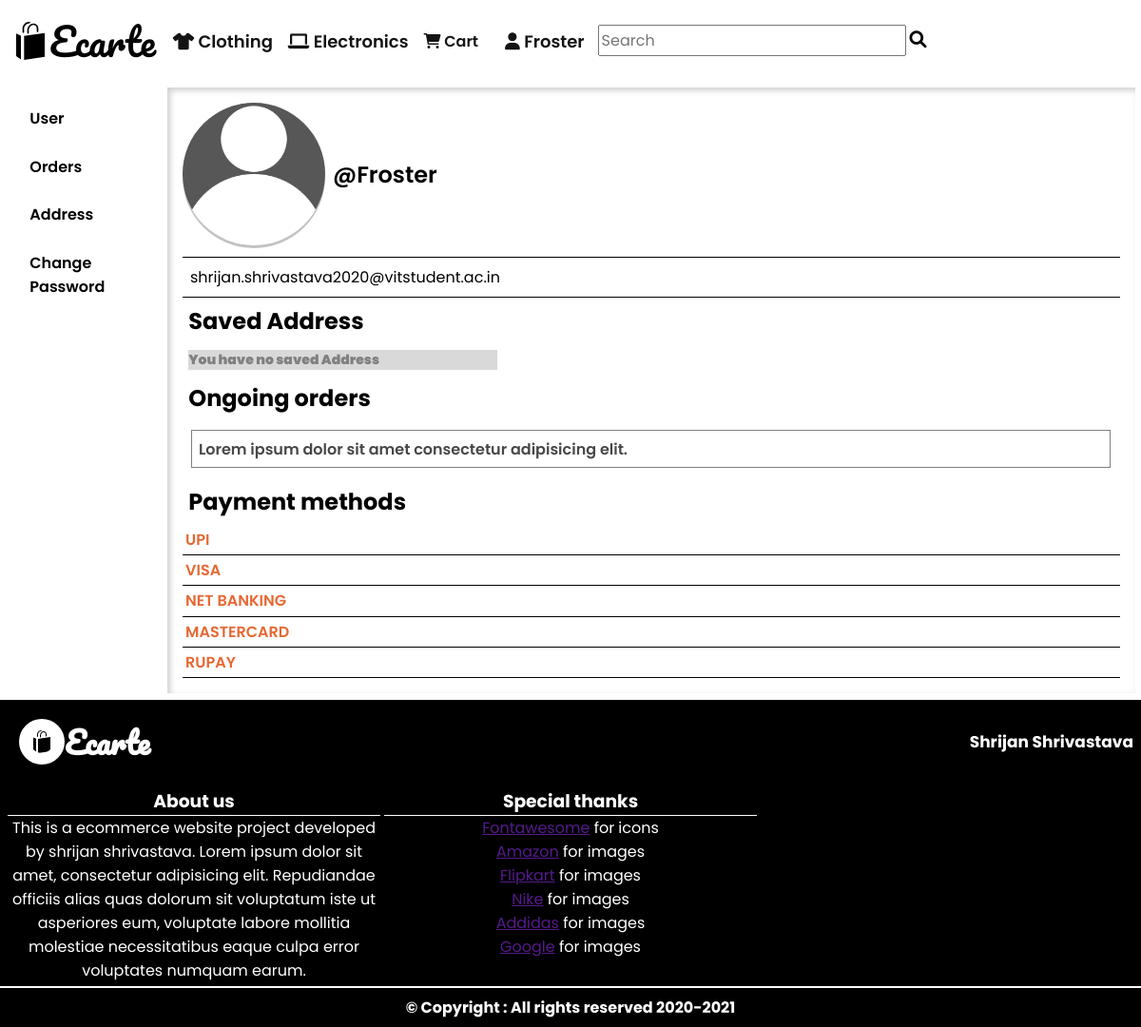
The page /account/ (signed in) on the database as committed earlier.
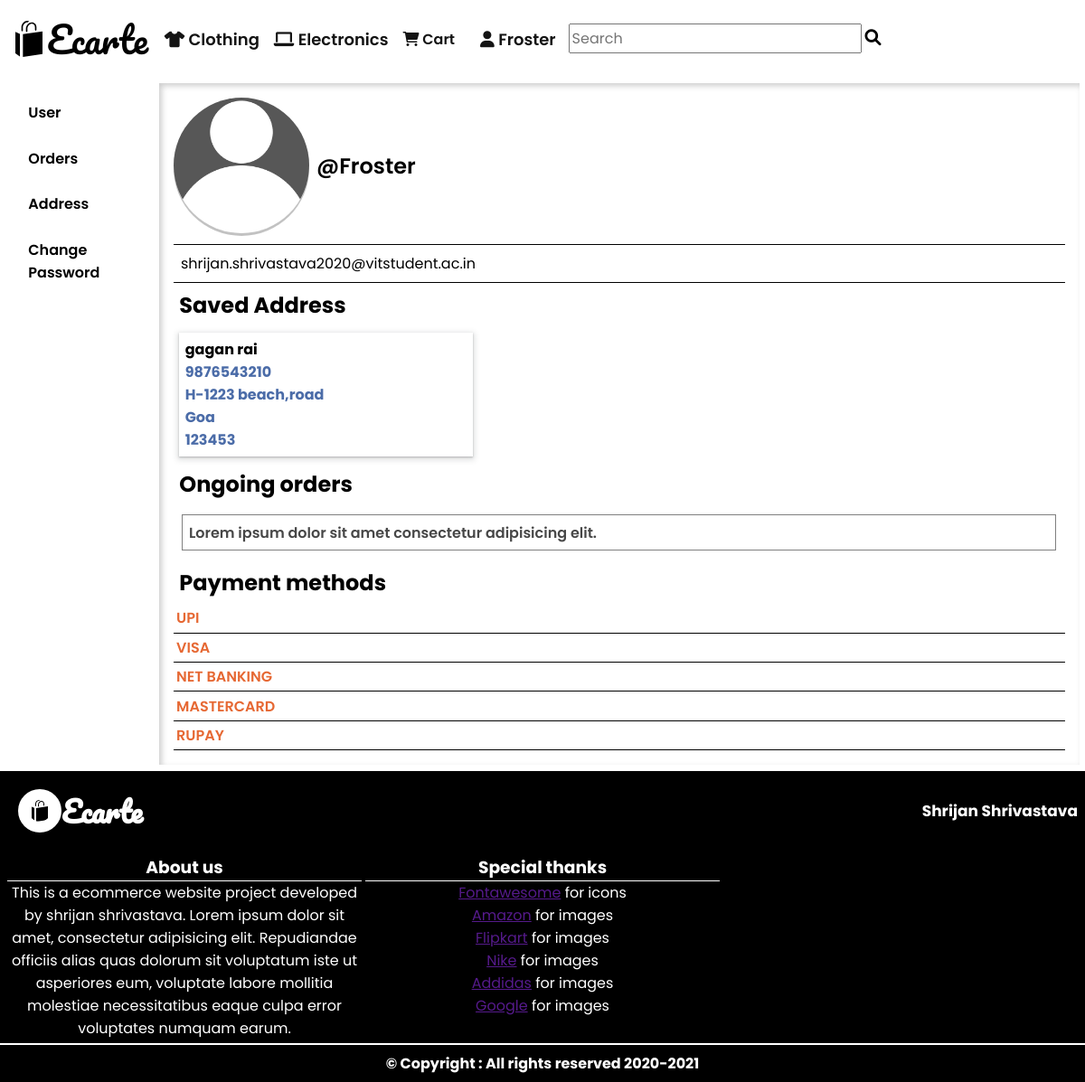
The same page on the database as committed later.
### App/models.py (models this page shows)
class Customer(models.Model):
    user = models.ForeignKey(User,on_delete=models.CASCADE)
    Fname = models.CharField(max_length=20)
    Lname = models.CharField(max_length=20)
    PhoneNo = models.PositiveIntegerField()
    Address = models.CharField(max_length=50)
    State = models.CharField(choices=States_choice, max_length=255)
    Pincode = models.CharField(max_length=10)

### App/views.py (the view)
# urls.py: path("account/", views.userArea, name="Account"),
def userArea(request):
    if request.user.is_authenticated:
        customer_ = Customer.objects.filter(user = request.user.id)
        return render(request,'app/Account.html',{"customer":customer_})
    else:
        return HttpResponse('<h1>NOT Authorized</h1>')

### templates/app/Account.html
{% extends 'app/Accountbase.html' %}
{% load static %}
{% block Userframe %}
<div class="user-profile-main">
<div id = "profile-display">
<p class = "profile-img-holder">
<img src="{% static 'icons/userprofile.png' %}" alt="">
</p>
<p class="username-holder">
@{{user.username}}
</p>
</div>
<div id = "user-email-div">
{{user.email}}
</div>
<h2 class="s-adr-head">
Saved Address
</h2>
<div class = "Current-addresses">
{% if customer %}
{% for cust in customer %}
<a href="" class = "addresses-link">
<span class="block-address">
<b class = 'name' style = "color:black;">
{{cust.Fname}}&nbsp;{{cust.Lname}}
</b>
</span>
<span class="block-address">
{{cust.PhoneNo}}
</span>
<span class="block-address">
{{cust.Address}}
</span>
<span class="block-address">
{{cust.State}}
</span>
<span class="block-address">
{{cust.Pincode}}
</span>
</a>
{% endfor %}
{% else %}
<h3 class = "notice-display">
You have no saved Address
</h3>
{% endif %}
</div>
<h2 class="s-adr-head">
Ongoing orders
</h2>
<div class = "flex-order-list">
<div class = "ordered-column">
    <span>
        Lorem ipsum dolor sit amet consectetur adipisicing elit.
    </span>
</div>
</div>
<h2 class="s-adr-head">
Payment methods
</h2>
<div class="payment-methods">
<ul class = "payment-grps-list">
<li class = "payment-grps">
UPI
</li>
<li class = "payment-grps">
VISA
</li>
<li class = "payment-grps">
NET BANKING
</li>
<li class = "payment-grps">
MASTERCARD
</li>
<li class = "payment-grps">
RUPAY
</li>
</ul>
</div>
</div>
{% endblock Userframe %}

### templates/app/Accountbase.html (shortened to what this page needs)
{% extends 'app/base.html' %}
{% load static %}
{% block Content %}
<div class="user-main">
    <div class="user-navigation">
        <ul class="user-links-list">
            <li class="active">
                <a href="/account/" class="user-nav-links">User</a>
            </li>
            <li>
                <a href="/account/orders" class="user-nav-links">Orders</a>
            </li>
            <li>
                <a href="/customerAddress/" class="user-nav-links">Address</a>
            </li>
            <li>
                <a href="/account/changepassword" class="user-nav-links">Change Password</a>
            </li>
        </ul>
    </div>
    <div class="user-frame">
        {% block Userframe %}
        {% endblock Userframe %}
    </div>
</div>
{% endblock Content %}

### templates/app/base.html (shortened to what this page needs)
<!DOCTYPE html>
<html lang="en">
<head>
    {% load static %}
    <link rel="stylesheet" href="{% static 'CSS/base.css' %}">
    <link rel="stylesheet" href="https://cdnjs.cloudflare.com/ajax/libs/font-awesome/6.0.0-beta2/css/all.min.css">
</head>
<body>
    <header id="page-header">
        <nav id="block-navigation" class="navbar">
            <div id="navlogo" class="nav-section">
                <img src="{% static 'icons/logo.svg'%}" alt="">
                <span id="logoname"><a href="/">Ecarte</a></span>
            </div>
            <div id="navbar-link" class="nav-section">
                <ul id="nav-link-list">
                    <li class="navlinks"><span href="" class="nav-hover-links"><i class="fas fa-tshirt"></i> Clothing
                        </span></li>
                    <li class="navlinks"><span class="nav-hover-links"><i class="fas fa-laptop"></i> Electronics
                        </span></li>
                    <li class="navlinks"><a href="/cart" class="nav-hover-links" id="cart-link"><i
                                class="fas fa-shopping-cart"></i> Cart</a></li>
                    <li class="navlinks">
                    {% if request.user.is_authenticated %}
                    <li class="navlinks"><span class="nav-hover-links"><i class="fas fa-user"></i> {{user.username}}
                    {% else %}
                    <a href="/account/login" class="nav-hover-links" id="account-link"><i class="fas fa-user"></i>Log In</a></li>
                    {% endif %}
                    <li class="navlinks">
                        <form action="" id="searchform"><input type="text" name="" id="searchbar"
                                placeholder="Search"><button type="submit" id="search-btn"><i
                                    class="fas fa-search w-low"></i></button></form>
                    </li>
                </ul>
            </div>
        </nav>
    </header>
{% block Content %}
{% endblock Content %}
<footer id = "page-footer">
<h1 class = "footer-head">
<span class = "footer-logo"><img src="{% static 'icons/logo.svg'%}" alt="">Ecarte</span>
<span style = "font-size: 17px; color: white;">Shrijan Shrivastava</span>
</h1>
<div class = 'footer-holder'>
<div class="footer-subdiv">
<h3>
About us
</h3>
<div>
This is a ecommerce website project developed by shrijan shrivastava.
Lorem ipsum dolor sit amet, consectetur adipisicing elit. Repudiandae officiis alias quas dolorum sit voluptatum iste ut asperiores eum, voluptate labore mollitia molestiae necessitatibus eaque culpa error voluptates numquam earum.
</div>
</div>
<div class="footer-subdiv">
<h3>
Special thanks
</h3>
<div>
<ul>
<li><a href="">Fontawesome</a> for icons</li>
<li><a href="">Amazon</a> for images</li>
<li><a href="">Flipkart</a> for images</li>
<li><a href="">Nike</a> for images</li>
<li><a href="">Addidas</a> for images</li>
<li><a href="">Google</a> for images</li>
 </ul>
</div>
</div>
<div class="footer-subdiv">
</div>
</div>
<h4 class= "footer-copyright">
&copy; Copyright : All rights reserved 2020-2021
</h4>
</footer>
</body>
</html>

### static/CSS/base.css (style rules this page uses)
html { max-width: 1800px; margin: auto; }
* { margin: 0%; padding: 0%; font-family: "Poppins", sans-serif; }
#page-header { padding: 4px 8px; }
#block-navigation { display: flex; flex-direction: row; padding: 4px; }
#navlogo { display: flex; flex-direction: row; justify-content: center; align-items: center; font-size: 40px; font-family: "Pacifico", cursive; }
#navlogo span { font-family: "Pacifico", cursive; }
#navlogo span a { text-decoration: none; color: black; font-family: "Pacifico", cursive; }
#navbar-link { width: 100%; display: flex; align-items: center; padding: 2px 8px; margin: 0 0 0 8px; }
#navlogo img { width: 40px; }
#nav-link-list { display: flex; list-style: none; flex-direction: row; align-items: stretch; }
.navlinks { padding-right: 12px; display: flex; }
.navlinks .nav-hover-links { display: block; margin: auto; padding: 4px 2px; text-decoration: none; font-weight: 600; font-size: 18px; position: relative; color: rgb(20, 20, 20); text-align: center; position: relative; cursor: pointer; }
.nav-hover-links::before { content: ""; display: block; position: absolute; width: 100%; bottom: 0%; }
#cart-link { font-size: 16px; }
#search-btn { background: rgb(0, 0, 0, 0); border: none; outline: none; padding: 4px; }
input#searchbar { padding: 2px; font-size: 16px; }
.w-low { font-size: 18px; font-weight: 400; }
footer#page-footer { text-align: center; text-decoration: none; background: black; color: white; text-align: center; }
.footer-head .footer-logo { display: flex; flex-direction: row; align-items: center; justify-content: center; font-family: 'pacifico',cursive; padding: 12px; }
.footer-logo img { padding: 12px; background-color: white; border-radius: 100%; }
.footer-head { display: flex; justify-content: space-between; align-items: center; flex-wrap: nowrap; flex-direction: row; color: white; padding: 4px 8px; }
.footer-holder { display: grid; grid-gap: 4px; grid-template-columns: repeat(3, 1fr); padding: 4px 8px; }
.footer-subdiv h3 { border-bottom: 1px solid white; }
.footer-subdiv ul { list-style: none; }
.footer-copyright { padding: 8px 0; border-top: 2px solid; }
.user-main { max-width: 1200px; margin: auto; padding: 0.4rem; display: flex; }
.user-links-list { padding: 0.4rem; display: flex; flex-direction: column; list-style:none; }
.user-links-list li a { padding: 0.65rem 1rem; display: block; color: rgb(0, 0, 0); margin: 0.16rem; text-decoration: none; font-weight: 600; }
div.user-frame { width: 100%; box-shadow: rgba(197, 197, 197, 0.84) 3px 3px 6px 0px inset, rgba(255, 255, 255, 0.5) -3px -3px 6px 1px inset; }
.user-profile-main { padding: 1rem; display: flex; flex-direction: column; }
#profile-display { display: flex; flex-direction: row; align-items: center; }
.username-holder { margin-left: 8px; display: block; font-size: 24px; font-weight: 600; }
.profile-img-holder { overflow: hidden; height: 150px; width: 150px; border-radius: 100%; box-shadow: rgb(0 0 0 / 24%) 0px 3px }
.profile-img-holder img { width: 100%; }
#user-email-div { border-top: 1px solid; border-bottom: 1px solid; padding: 0.5rem; margin-top: 12px; }
.Current-addresses { display: grid; grid-template-columns: 1fr 1fr 1fr; padding: 0.4rem; }
.addresses-link { padding: 0.4rem; text-decoration: none; position: relative; color: black; display: block; box-shadow: rgba(60, 64, 67, 0.3) 0px 1px 2px 0px, rgba(60, 64, 67, 0.15) 0px 2px 6px 2px; }
.block-address { display: block; color: #4b6ca8; font-weight: 700; }
.s-adr-head { padding: 0.4rem; }
ul.payment-grps-list { list-style: none; display: block; }
li.payment-grps { cursor: context-menu; display: block; padding: 0.2rem; border-bottom: 1px solid black; font-weight: 600; color: #e66833; }
.flex-order-list { padding: 0.6rem; }
div.ordered-column { padding: 0.4rem; border: 1px solid gray; margin-bottom: 2px; }
div.ordered-column span { font-size: 16px; font-weight: 600; color: #474747; }

Rows that differ between the two databases and show on the page:
added Customer: Fname "gagan", Lname "rai", PhoneNo "9876543210", Address "H-1223 beach,road", State "Goa", Pincode "123453"
Other text that changed with them:
text no longer shown: "You have no saved Address"
